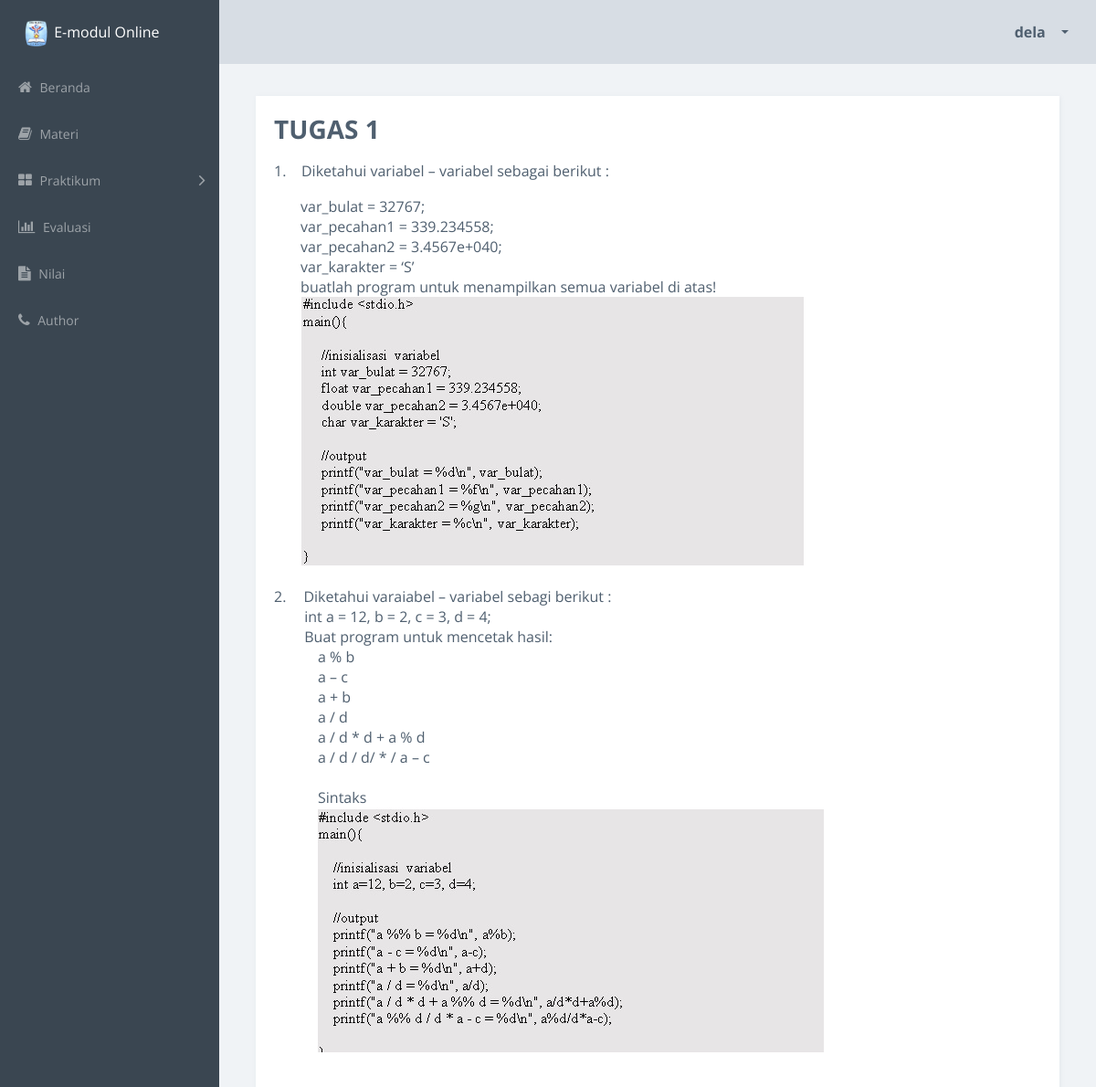
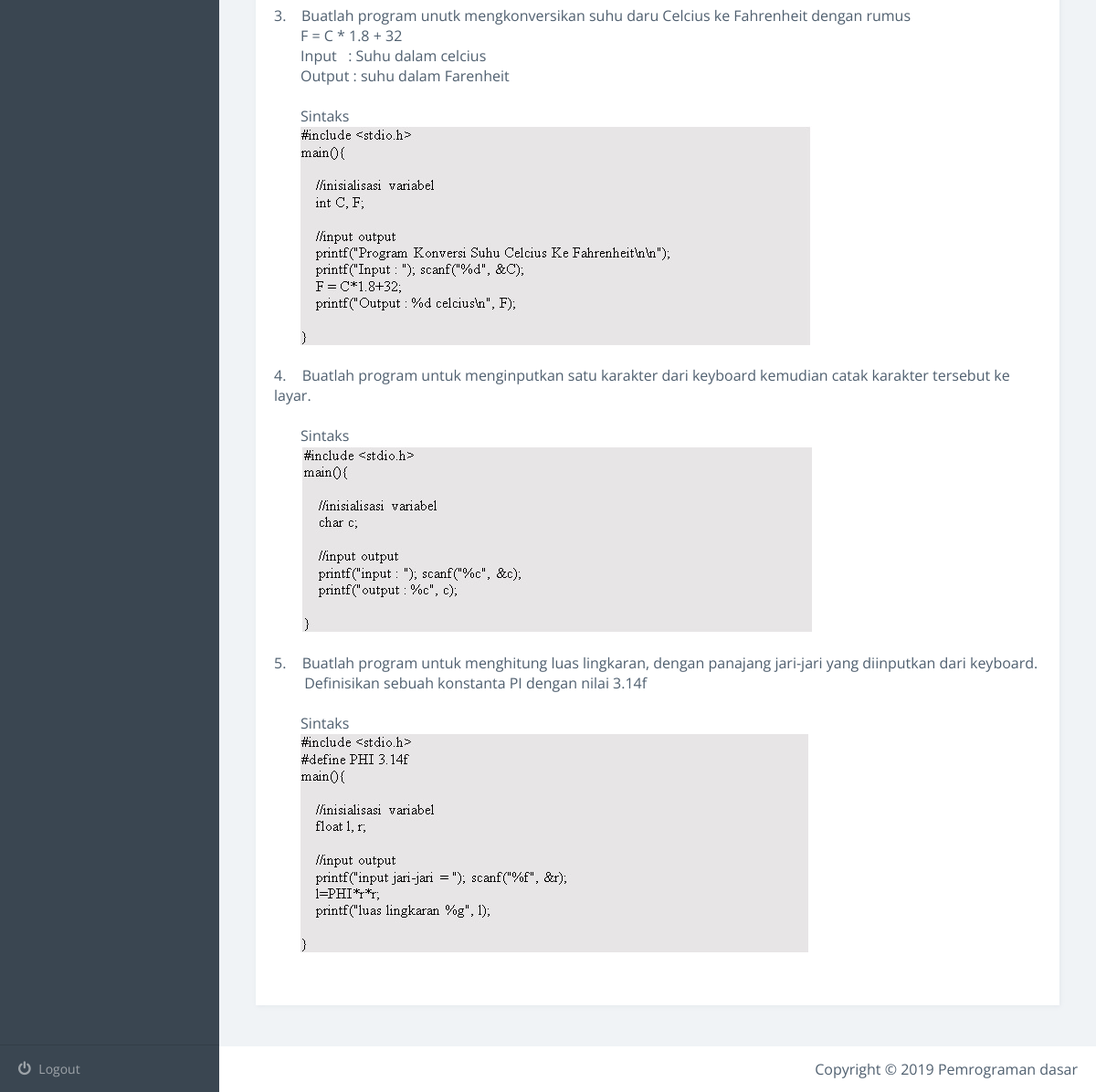
The page /detailTugasSiswa.php?id=4 (signed in) on the database its author committed (2 pictures, top to bottom).
### tables this page shows
CREATE TABLE `tugas` (
  `id_tugas` int(11) NOT NULL AUTO_INCREMENT,
  `nama_tugas` varchar(100) DEFAULT NULL,
  `isi` text,
  PRIMARY KEY (`id_tugas`)
);

### detailTugasSiswa.php (the view, shortened to what this page needs)
<?php
include("config.php");
$id = $_GET['id'];
$query = mysqli_query($conn, "SELECT * FROM tugas WHERE id_tugas = $id");
$data = mysqli_fetch_array($query);
?>
<!doctype html>
<html class="no-js" lang="en">
    <head>
        <link rel="stylesheet" href="css/vendor.css">
        <link rel="stylesheet" href="css/app-blue.css">
    </head>
    <body>
        <div class="main-wrapper">
            <div class="app" id="app">
                <header class="header">
                    <div class="header-block header-block-nav">
                        <ul class="nav-profile">
                            <li class="profile dropdown">
                                <a class="nav-link dropdown-toggle" data-toggle="dropdown" href="#" role="button" aria-haspopup="true" aria-expanded="false">
                                    <span class="name"> <?php echo $_SESSION['username']; ?> </span>
                                </a>
                            </li>
                        </ul>
                    </div>
                </header>
                <aside class="sidebar">
                    <div class="sidebar-container">
                        <div class="sidebar-header">
                            <div class="brand">
                                <div>
                                    <img src="assets/logosmk.png" width="30" height="30"> E-modul Online
                                </div>
                            </div>
                        </div>
                        <nav class="menu">
                            <ul class="sidebar-menu metismenu" id="sidebar-menu">
                                <li class="">
                                    <a href="indexSiswa.php">
                                        <i class="fa fa-home"></i> Beranda </a>
                                </li>
                                <li class="">
                                    <a href="materiSiswa.php">
                                        <i class="fa fa-book"></i> Materi </a>
                                </li>
                                <li>
                                    <a href="">
                                        <i class="fa fa-th-large"></i> Praktikum
                                        <i class="fa arrow"></i>
                                    </a>
                                </li>
                                <li class="">
                                    <a href="evaluasiSiswa.php">
                                        <i class="fa fa-bar-chart"></i> Evaluasi </a>
                                </li>
                                <li class="">
                                    <a href="nilaiSiswa.php">
                                        <i class="fa fa-file-text"></i> Nilai </a>
                                </li>
                                <li class="">
                                    <a href="auth.php">
                                        <i class="fa fa-phone"></i> Author </a>
                                </li>
                            </ul>
                        </nav>
                    </div>
                    <footer class="sidebar-footer">
                        <ul class="sidebar-menu metismenu" id="customize-menu">
                            <li>
                                <a href="logout.php">
                                    <i class="fa fa-power-off"></i> Logout </a>
                            </li>
                        </ul>
                    </footer>
                </aside>
                <article class="content forms-page">
                    <section class="section">
                        <div class="row">
                            <div class="col-md-12">
                                <div class="card card-block sameheight-item">
                                    <form id="tambah-form">
                                        <div class="form-group">
                                           <h3><b><?php echo $data['nama_tugas'] ?></b></h3>
                                        </div>
                                        <div class="form-group">
                                            <?php echo $data['isi'] ?>
                                        </div>
                                    </form>
                                </div>
                            </div>
                        </div>
                    </section>
                </article>
                <footer class="footer">
                    <div class="footer-block author">
                        <ul>
                            <li>
                                Copyright &copy 2019 Pemrograman dasar
                            </li>
                        </ul>
                    </div>
                </footer>
    </body>
</html>

### rows shown on the page
tugas: nama_tugas "TUGAS 1", isi "1. Diketahui variabel – variabel sebagai berikut : var_bulat = 32767; var_pecahan1 = 339.234558; var_pecahan2 = 3.4567e+040; var_karakter = ‘S’ buatlah program untuk menampilkan semua variabel di atas! 2. Diketahui varaiabel – variabel sebagi berikut : int a = 12, b = 2, c = 3, d = 4; Buat program untuk mencetak hasil: a % b a – c a + b a / d a / d * d + a % d a / d / d/ * / a – c Sintaks 3. Buatlah program unutk mengkonversikan suhu daru Celcius ke Fahrenheit dengan rumus F = C * 1.8 + 32 Input : Suhu dalam celcius Output : suhu dalam Farenheit Sintaks 4. Buatlah program untuk menginputkan satu karakter dari keyboard kemudian catak karakter tersebut ke layar. Sintaks 5. Buatlah program…", isi (picture)

### other values the page prints
$_SESSION['username'] "dela"
